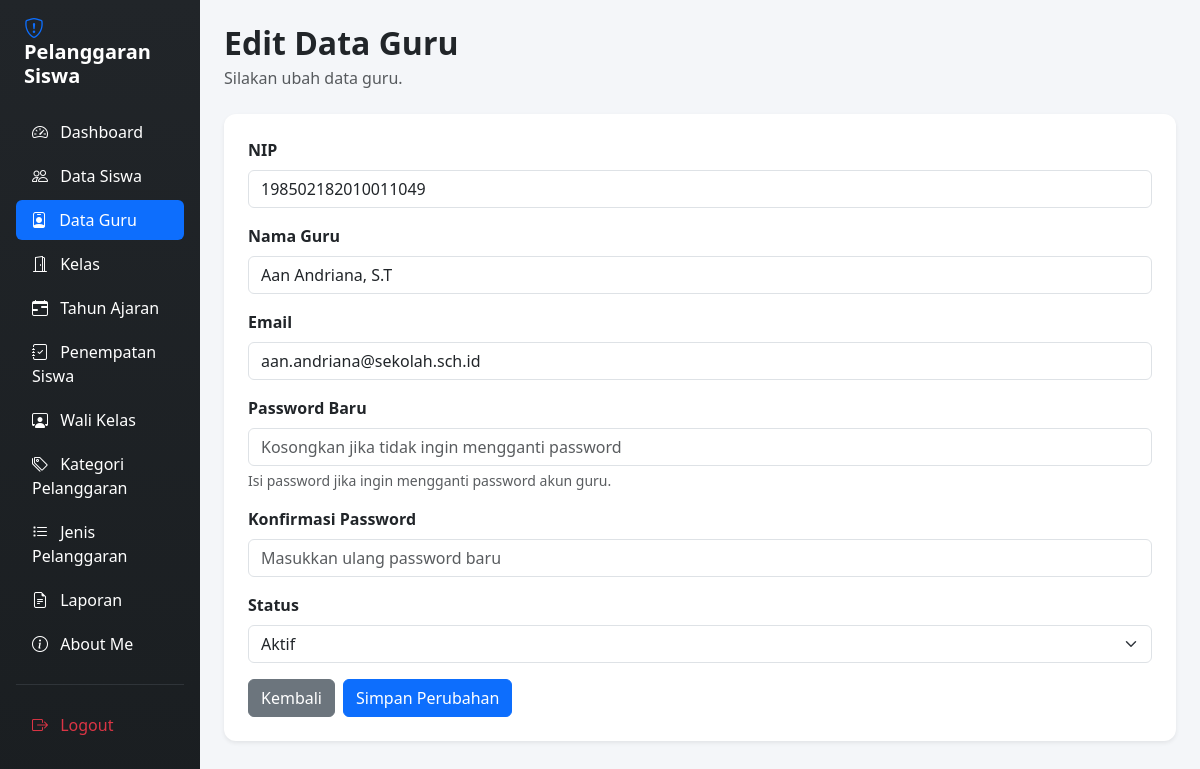
Page /edit_guru.php?id=649 (signed in) on the committed database.
### tables this page shows
CREATE TABLE `t_guru` (
  `id` int(11) NOT NULL,
  `nip` varchar(30) NOT NULL,
  `nama` varchar(150) DEFAULT NULL,
  `email` varchar(150) NOT NULL,
  `status_aktif` tinyint(1) NOT NULL,
  `user_id` int(11) NOT NULL,
  `created_at` timestamp NOT NULL DEFAULT current_timestamp(),
  `updated_at` timestamp NOT NULL DEFAULT current_timestamp()
);

### edit_guru.php (the view, shortened to what this page needs)
<?php
include "config/koneksi.php";
$id = $_GET['id'] ?? '';
$stmt = mysqli_prepare($koneksi, "SELECT * FROM t_guru WHERE id = ?");
mysqli_stmt_bind_param($stmt, "i", $id);
mysqli_stmt_execute($stmt);
$query = mysqli_stmt_get_result($stmt);
$guru = mysqli_fetch_assoc($query);
?>
<!DOCTYPE html>
<html lang="id">
<head>
    <link href="https://cdn.jsdelivr.net/npm/bootstrap@5.3.8/dist/css/bootstrap.min.css" rel="stylesheet">
    <link href="https://cdn.jsdelivr.net/npm/bootstrap-icons@1.11.3/font/bootstrap-icons.min.css" rel="stylesheet">
</head>
<body>
<div class="container-fluid">
    <div class="row">
        <div class="col-md-3 col-lg-2 sidebar p-3 min-vh-100">
            <h4 class="text-white mb-4 fw-bold fs-5 px-2">
                <i class="bi bi-shield-exclamation text-primary me-2"></i>
                Pelanggaran Siswa
            </h4>
            <ul class="nav nav-pills flex-column gap-1">
                <li class="nav-item">
                    <a href="dashboard.php" class="nav-link text-white">
                        <i class="bi bi-speedometer2 me-2"></i>
                        Dashboard
                    </a>
                </li>
                <li class="nav-item">
                    <a href="data_siswa.php" class="nav-link text-white">
                        <i class="bi bi-people me-2"></i>
                        Data Siswa
                    </a>
                </li>
                <li class="nav-item">
                    <a href="data_guru.php" class="nav-link active">
                        <i class="bi bi-person-badge me-2"></i>
                        Data Guru
                    </a>
                </li>
                <li class="nav-item">
                    <a href="kelas.php" class="nav-link text-white">
                        <i class="bi bi-door-open me-2"></i>
                        Kelas
                    </a>
                </li>
                <li class="nav-item">
                    <a href="tahun_ajaran.php" class="nav-link text-white">
                        <i class="bi bi-calendar-range me-2"></i>
                        Tahun Ajaran
                    </a>
                </li>
                <li class="nav-item">
                    <a href="penempatan_siswa.php" class="nav-link text-white">
                        <i class="bi bi-journal-check me-2"></i>
                        Penempatan Siswa
                    </a>
                </li>
                <li class="nav-item">
                    <a href="wali_kelas.php" class="nav-link text-white">
                        <i class="bi bi-person-workspace me-2"></i>
                        Wali Kelas
                    </a>
                </li>
                <li class="nav-item">
                    <a href="kategori_pelanggaran.php" class="nav-link text-white">
                        <i class="bi bi-tags me-2"></i>
                        Kategori Pelanggaran
                    </a>
                </li>
                <li class="nav-item">
                    <a href="jenis_pelanggaran.php" class="nav-link text-white">
                        <i class="bi bi-list-task me-2"></i>
                        Jenis Pelanggaran
                    </a>
                </li>
                <li class="nav-item">
                    <a href="laporan.php" class="nav-link text-white">
                        <i class="bi bi-file-earmark-text me-2"></i>
                        Laporan
                    </a>
                </li>
                <li class="nav-item">
                    <a href="aboutme.php" class="nav-link text-white">
                        <i class="bi bi-info-circle me-2"></i>
                        About Me
                    </a>
                </li>
                <hr class="text-secondary my-3">
                <li class="nav-item">
                    <a href="logout.php" class="nav-link text-danger">
                        <i class="bi bi-box-arrow-right me-2"></i>
                        Logout
                    </a>
                </li>
            </ul>
        </div>
        <main class="col-md-9 col-lg-10 p-4">
            <h2 class="fw-bold mb-1">
                Edit Data Guru
            </h2>
            <p class="text-muted mb-4">
                Silakan ubah data guru.
            </p>
            <div class="card shadow-sm">
                <div class="card-body p-4">
                    <form action="proses_edit_guru.php" method="POST">
                        <div class="mb-3">
                            <label class="form-label fw-semibold">
                                NIP
                            </label>
                            <input
                                type="text"
                                name="nip"
                                class="form-control"
                                placeholder="Masukkan NIP (18 digit)"
                                value="<?= htmlspecialchars($guru['nip'] ?? ''); ?>"
                                maxlength="18"
                                minlength="18"
                                pattern="[0-9]{18}"
                                inputmode="numeric"
                                oninput="this.value = this.value.replace(/[^0-9]/g, '').slice(0, 18)"
                                title="NIP harus terdiri dari 18 digit angka"
                                required
                            >
                        </div>
                        <div class="mb-3">
                            <label class="form-label fw-semibold">
                                Nama Guru
                            </label>
                            <input
                                type="text"
                                name="nama"
                                class="form-control"
                                placeholder="Masukkan nama guru"
                                value="<?= htmlspecialchars($guru['nama'] ?? ''); ?>"
                                required
                            >
                        </div>
                        <div class="mb-3">
                            <label class="form-label fw-semibold">
                                Email
                            </label>
                            <input
                                type="email"
                                name="email"
                                class="form-control"
                                placeholder="Masukkan email guru"
                                value="<?= htmlspecialchars($guru['email'] ?? ''); ?>"
                                required
                            >
                        </div>
                        <div class="mb-3">
                            <label class="form-label fw-semibold">
                                Password Baru
                            </label>
                            <input
                                type="password"
                                name="password"
                                id="password"
                                class="form-control"
                                placeholder="Kosongkan jika tidak ingin mengganti password"
                                minlength="6"
                            >
                            <div class="form-text">
                                Isi password jika ingin mengganti password akun guru.
                            </div>
                        </div>
                        <div class="mb-3">
                            <label class="form-label fw-semibold">
                                Konfirmasi Password
                            </label>
                            <input
                                type="password"
                                name="konfirmasi_password"
                                id="konfirmasi_password"
                                class="form-control"
                                placeholder="Masukkan ulang password baru"
                                minlength="6"
                            >
                        </div>
                        <div class="mb-3">
                            <label class="form-label fw-semibold">
                                Status
                            </label>
                            <select
                                name="status_aktif"
                                class="form-select"
                                required
                            >
                                <option value="1"
                                    <?= ($guru['status_aktif'] ?? '') == 1 ? 'selected' : ''; ?>>
                                    Aktif
                                </option>
                            </select>
                        </div>
                        <div class="d-flex gap-2">
                            <a
                                href="data_guru.php"
                                class="btn btn-secondary"
                            >
                                Kembali
                            </a>
                            <button
                                type="submit"
                                class="btn btn-primary"
                            >
                                Simpan Perubahan
                            </button>
                        </div>
                    </form>
                </div>
            </div>
        </main>
    </div>
</div>
</body>
</html>

### edit_guru.php (style rules this page uses)
body { background-color: #f4f6f9; }
.sidebar { background: linear-gradient(180deg, #212529 0%, #1a1e21 100%); }
.nav-link { transition: all 0.3s ease; border-radius: 6px; }
.nav-link:hover, .nav-link.active { background-color: #0d6efd !important; color: white !important; padding-left: 15px; }
.card { border: none; border-radius: 12px; }

### rows in the picture
t_guru: nip "198502182010011049", nama "Aan Andriana, S.T", email "aan.andriana@sekolah.sch.id", status_aktif "Aktif"
